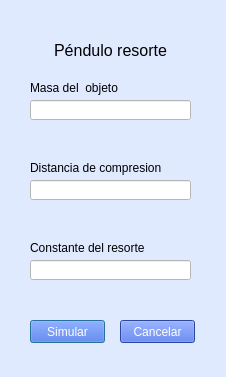
<?xml version="1.0" encoding="UTF-8"?>
<ui version="4.0">
 <class>DialogResorte</class>
 <widget class="QDialog" name="DialogResorte">
  <property name="geometry">
   <rect>
    <x>0</x>
    <y>0</y>
    <width>226</width>
    <height>377</height>
   </rect>
  </property>
  <property name="windowTitle">
   <string>Resorte</string>
  </property>
  <property name="styleSheet">
   <string notr="true">background-color: #DFEAFF;</string>
  </property>
  <widget class="QLineEdit" name="inptMasaObjeto">
   <property name="geometry">
    <rect>
     <x>30</x>
     <y>100</y>
     <width>161</width>
     <height>20</height>
    </rect>
   </property>
   <property name="styleSheet">
    <string notr="true">background-color: white;</string>
   </property>
  </widget>
  <widget class="QLabel" name="lblErrorMasaObjeto">
   <property name="geometry">
    <rect>
     <x>30</x>
     <y>120</y>
     <width>131</width>
     <height>16</height>
    </rect>
   </property>
   <property name="text">
    <string/>
   </property>
  </widget>
  <widget class="QLineEdit" name="inptConstanteResorte">
   <property name="geometry">
    <rect>
     <x>30</x>
     <y>260</y>
     <width>161</width>
     <height>20</height>
    </rect>
   </property>
   <property name="styleSheet">
    <string notr="true">background-color: white;</string>
   </property>
  </widget>
  <widget class="QLabel" name="lblErrorConstanteResorte">
   <property name="geometry">
    <rect>
     <x>30</x>
     <y>280</y>
     <width>131</width>
     <height>16</height>
    </rect>
   </property>
   <property name="text">
    <string/>
   </property>
  </widget>
  <widget class="QLabel" name="label_2">
   <property name="geometry">
    <rect>
     <x>30</x>
     <y>160</y>
     <width>131</width>
     <height>16</height>
    </rect>
   </property>
   <property name="text">
    <string>Distancia de compresion</string>
   </property>
  </widget>
  <widget class="QLabel" name="label_3">
   <property name="geometry">
    <rect>
     <x>30</x>
     <y>30</y>
     <width>161</width>
     <height>41</height>
    </rect>
   </property>
   <property name="font">
    <font>
     <pointsize>12</pointsize>
    </font>
   </property>
   <property name="frameShape">
    <enum>QFrame::NoFrame</enum>
   </property>
   <property name="text">
    <string>Péndulo resorte</string>
   </property>
   <property name="scaledContents">
    <bool>false</bool>
   </property>
   <property name="alignment">
    <set>Qt::AlignCenter</set>
   </property>
   <property name="wordWrap">
    <bool>true</bool>
   </property>
  </widget>
  <widget class="QLineEdit" name="inptDistanciaCompresion">
   <property name="geometry">
    <rect>
     <x>30</x>
     <y>180</y>
     <width>161</width>
     <height>20</height>
    </rect>
   </property>
   <property name="styleSheet">
    <string notr="true">background-color: white;</string>
   </property>
  </widget>
  <widget class="QLabel" name="lblErrorDistanciaCompresion">
   <property name="geometry">
    <rect>
     <x>30</x>
     <y>200</y>
     <width>131</width>
     <height>16</height>
    </rect>
   </property>
   <property name="text">
    <string/>
   </property>
  </widget>
  <widget class="QLabel" name="label">
   <property name="geometry">
    <rect>
     <x>30</x>
     <y>80</y>
     <width>111</width>
     <height>16</height>
    </rect>
   </property>
   <property name="text">
    <string>Masa del  objeto</string>
   </property>
  </widget>
  <widget class="QLabel" name="label_4">
   <property name="geometry">
    <rect>
     <x>30</x>
     <y>240</y>
     <width>131</width>
     <height>16</height>
    </rect>
   </property>
   <property name="text">
    <string>Constante del resorte</string>
   </property>
  </widget>
  <widget class="QPushButton" name="btnSimular">
   <property name="geometry">
    <rect>
     <x>30</x>
     <y>320</y>
     <width>75</width>
     <height>23</height>
    </rect>
   </property>
   <property name="styleSheet">
    <string notr="true">background-color: #3D63DD;
color: white;</string>
   </property>
   <property name="text">
    <string>Simular</string>
   </property>
  </widget>
  <widget class="QPushButton" name="btnCancelar">
   <property name="geometry">
    <rect>
     <x>120</x>
     <y>320</y>
     <width>75</width>
     <height>23</height>
    </rect>
   </property>
   <property name="styleSheet">
    <string notr="true">background-color: #3D63DD;
color: white;</string>
   </property>
   <property name="text">
    <string>Cancelar</string>
   </property>
  </widget>
 </widget>
 <resources/>
 <connections/>
</ui>
